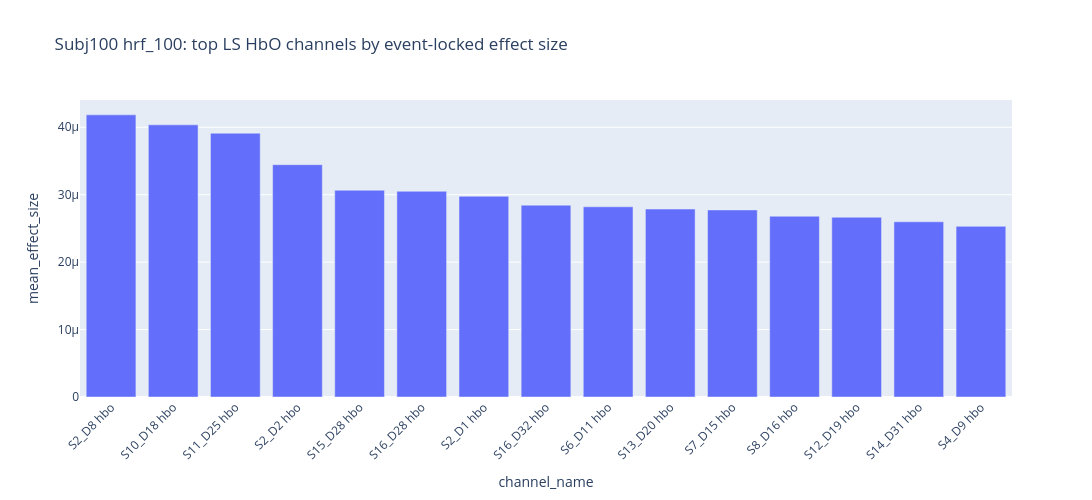

Here is the notebook cell this chart was saved with:
### Code cell
top_n_channels = 15

channel_rank_figure = px.bar(
    channel_effect_df.head(top_n_channels),
    x="channel_name",
    y="mean_effect_size",
    title=f"{subject_name} {file_label}: top LS HbO channels by event-locked effect size",
)

channel_rank_figure.update_layout(
    width=1100,
    height=500,
    xaxis_tickangle=-45,
)

channel_rank_figure.show()

### Figure 1 — Plotly figure (JSON) as saved in the notebook; plotly's stock layout.template omitted (floating-point values rounded to 4 significant figures)
{"data": [{"hovertemplate": "channel_name=%{x}<br>mean_effect_size=%{y}<extra></extra>", "legendgroup": "", "marker": {"color": "#636efa", "pattern": {"shape": ""}}, "name": "", "orientation": "v", "showlegend": false, "textposition": "auto", "type": "bar", "x": ["S2_D8 hbo", "S10_D18 hbo", "S11_D25 hbo", "S2_D2 hbo", "S15_D28 hbo", "S16_D28 hbo", "S2_D1 hbo", "S16_D32 hbo", "S6_D11 hbo", "S13_D20 hbo", "S7_D15 hbo", "S8_D16 hbo", "S12_D19 hbo", "S14_D31 hbo", "S4_D9 hbo"], "xaxis": "x", "y": [4.184e-05, 4.036e-05, 3.912e-05, 3.445e-05, 3.066e-05, 3.051e-05, 2.976e-05, 2.845e-05, 2.821e-05, 2.787e-05, 2.774e-05, 2.681e-05, 2.666e-05, 2.598e-05, 2.531e-05], "yaxis": "y"}], "layout": {"barmode": "relative", "height": 500, "legend": {"tracegroupgap": 0}, "title": {"text": "Subj100 hrf_100: top LS HbO channels by event-locked effect size"}, "width": 1100, "xaxis": {"anchor": "y", "domain": [0, 1], "tickangle": -45, "title": {"text": "channel_name"}}, "yaxis": {"anchor": "x", "domain": [0, 1], "title": {"text": "mean_effect_size"}}}}
